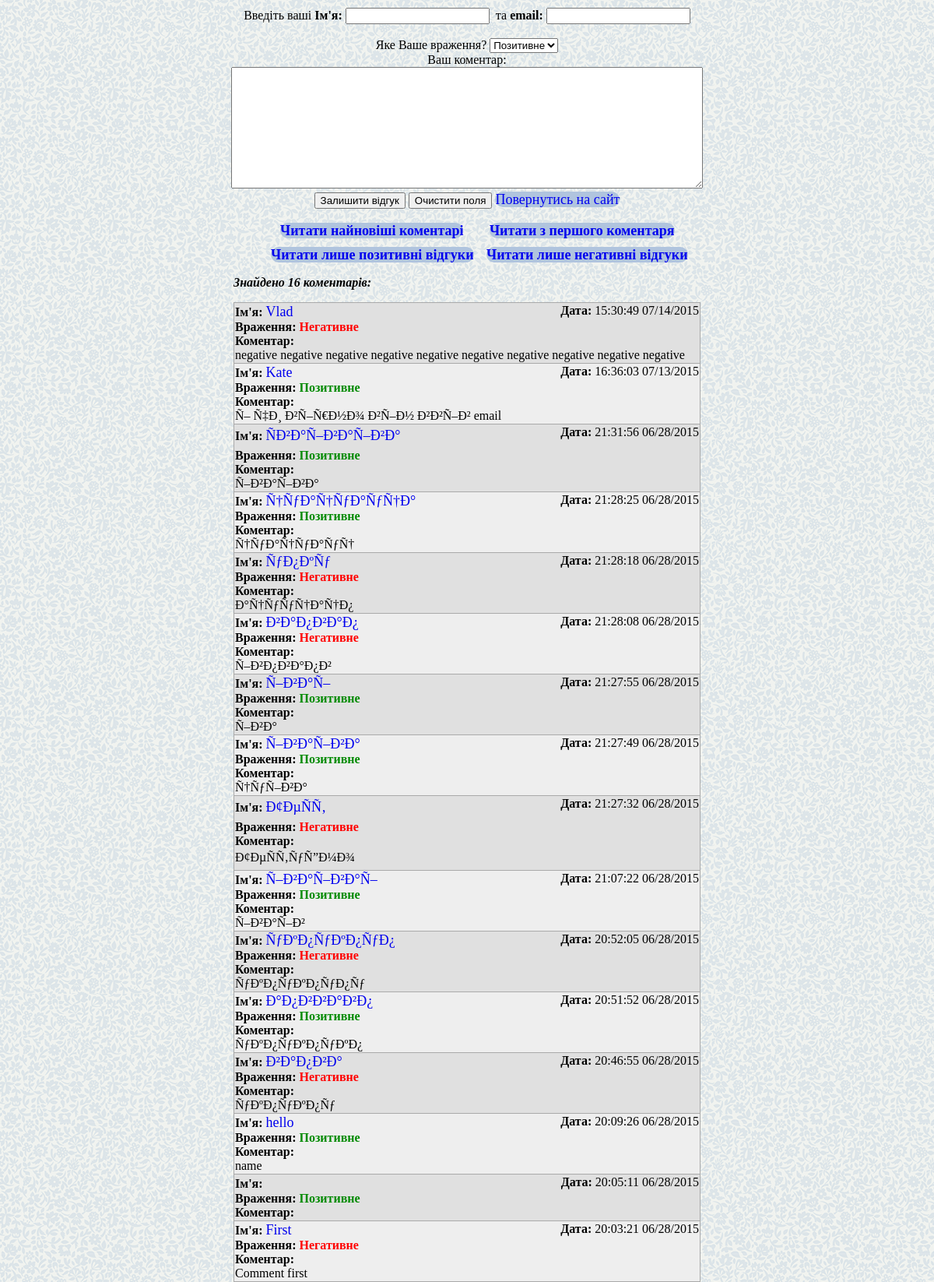
The page / on the database its author committed.
### tables this page shows
CREATE TABLE IF NOT EXISTS `guestbook` (
  `autoID` int(10) unsigned NOT NULL AUTO_INCREMENT,
  `name` varchar(64) DEFAULT NULL,
  `email` varchar(64) DEFAULT NULL,
  `comment` text,
  `response` varchar(15) DEFAULT NULL,
  `date_auto` int(10) unsigned DEFAULT NULL,
  PRIMARY KEY (`autoID`)
);

### functions.php (the view, shortened to what this page needs)
<?php
function get_responses() {
	$host = 'localhost';
	$user = 'root';
	$pass = 'usbw';
	$port = '3307';
	$connection = mysql_connect($host, $user, $pass, $port);
			$query1 = "SELECT * FROM guestbook ORDER BY date_auto DESC";
			$query2 = "SELECT * FROM guestbook ORDER BY date_auto";
			$query3 = "SELECT * FROM guestbook WHERE response = 'Good' ORDER BY date_auto";
			$query4 = "SELECT * FROM guestbook WHERE response = 'Bad' ORDER BY date_auto";
			if (isset($_GET['response'])){
				switch ($_GET['response']){
					case 'ordinary': $query = $query2;
					break;
					case 'good': $query = $query3;
					break;
					case 'bad': $query = $query4;
					break;
				}
			}	else { $query = $query1; }
				$result = mysql_query($query, $connection);
				$num_row = mysql_num_rows($result);
				echo '<div id="num_row"><p>Знайдено ' . $num_row . ' коментарів:</p></div>';
				for ($i = 0; $i < $num_row; $i++)
				{
					$name = mysql_result($result, $i, "name");
					$email = mysql_result($result, $i, "email");
					$response = mysql_result($result, $i, "response");
					$comment = mysql_result($result, $i, "comment");
					$date = mysql_result($result, $i, "date_auto");
					$show_date = date("H:i:s m/d/Y", $date);
					if ($i % 2)
					{
						$bg_color = "#EEEEEE";
					}
					else
					{
						$bg_color = "#E0E0E0";
					}
					if($response == 'Bad')
					{
						$colour = "#FF0000";
						$response = "Негативне";
					}
					else
					{
						$colour = "#008B00";
						$response = "Позитивне";
					}
					echo	'<tr>
							<td width = "100%" bgcolor=" ' . $bg_color . ' ">';
								echo '<b>Ім\'я:</b> <a href="mailto:' . $email . '">' . $name . '</a>';
								echo '<span id="date"><b>Дата: </b> ' . $show_date . '</span>';
								echo '<br /><b>Враження:<span style="color: ' . $colour . ' "> ' . $response . '</span></b>';
								echo '<br /><b>Коментар:</b><br />' . $comment . '
							</td>
						</tr>
					';
				}
}

### index.php (shortened to what this page needs)
<?php
require_once( __DIR__ . '/functions.php');
?>
<!doctype html>
<html lang="en">
<head>
	<link href="style.css" type="text/css" rel="stylesheet">
</head>
<body>
	<div id="form">
		<form onsubmit = "return checkForm(this)" method = "POST">
			Введіть ваші <b>Ім'я:</b> <input type = "text" name = "txt_name" id = "name" />&nbsp;
			та <b>email:</b> <input type = "text" name = "txt_email" id = "email" /><br /><br />
			Яке Ваше враження?
			<select name = "txt_response" id = "response">
				<option selected value="Good">Позитивне</option>
			</select><br />
			Ваш коментар:<br />
			<textarea style = "width: 50%" rows=10 name = "txt_comment" id = "comment" ></textarea>
			<div id="formButtons">
				<input type = "submit"  value = "Залишити відгук" onclick = "senddata();" id = "submit" />
				<input type = "reset"  value = "Очистити поля" />
				<a href="http://www.sendflowers.ua/">Повернутись на сайт</a>
			</div>
		</form>
	</div>
	<br />
	<div class="queryType">
		<div id="queryType1">
			<a href="<?= $_SERVER['PHP_SELF'] ?>"> Читати найновіші коментарі </a>
		</div>
		<div id="queryType2">
			<a href="<?= $_SERVER['PHP_SELF'] ?>?response=ordinary"> Читати з першого коментаря </a>
		</div>
	</div>
	<div class="queryType">
		<div id="queryType3">
			<a href="<?= $_SERVER['PHP_SELF'] ?>?response=good"> Читати лише позитивні відгуки </a>
		</div>
		<div id="queryType4">
			<a href="<?= $_SERVER['PHP_SELF'] ?>?response=bad"> Читати лише негативні відгуки </a>
		</div>
	</div>
	<div id="responses">
		<table>
			<?php
				get_responses();
			?>
		</table>
	</div>
</body>
</html>

### style.css (style rules this page uses)
body { background-image: url(img/sf_bg.PNG); background-color: #D3D3D3; margin: 0; padding: 0; margin-top: 10px; }
a { background: #B0C4DE; border-radius: 10px; font-size: 18px; text-decoration: none; }
#form { text-align: center; }
#formButtons { text-align: center; }
.queryType { text-align: center; font-weight: bold; display: inline; }
#queryType1 { float: left; margin-left: 30%; margin-bottom: 10px; }
#queryType2 { float: lright; margin-right: 25%; margin-bottom: 10px; }
#queryType3 { float: left; margin-left: 29%; }
#queryType4 { float: lright; margin-right: 25%; }
#num_row { text-align: left; margin-left: 25%; width: 50%; }
#num_row p { font-style: italic; font-weight: 600; }
#responses { text-align: left; }
#responses a { background: none; }
#responses table { background-color: #AAAAAA; border: 0; width: 50%; border-spacing: 1px; margin-left: 25%; }
#date { float: right; }

### rows shown on the page
guestbook: name "Vlad", date_auto "15:30:49 07/14/2015", response "Негативне", comment "negative negative negative negative negative negative negative negative negative negative"
guestbook: name "Kate", date_auto "16:36:03 07/13/2015", response "Позитивне", comment "Ñ– Ñ‡Ð¸ Ð²Ñ–Ñ€Ð½Ð¾ Ð²Ñ–Ð½ Ð²Ð²Ñ–Ð² email"
guestbook: name "ÑÐ²Ð°Ñ–Ð²Ð°Ñ–Ð²Ð°", date_auto "21:31:56 06/28/2015", response "Позитивне", comment "Ñ–Ð²Ð°Ñ–Ð²Ð°"
guestbook: name "Ñ†ÑƒÐ°Ñ†ÑƒÐ°ÑƒÑ†Ð°", date_auto "21:28:25 06/28/2015", response "Позитивне", comment "Ñ†ÑƒÐ°Ñ†ÑƒÐ°ÑƒÑ†"
guestbook: name "ÑƒÐ¿ÐºÑƒ", date_auto "21:28:18 06/28/2015", response "Негативне", comment "Ð°Ñ†ÑƒÑƒÑ†Ð°Ñ†Ð¿"
guestbook: name "Ð²Ð°Ð¿Ð²Ð°Ð¿", date_auto "21:28:08 06/28/2015", response "Негативне", comment "Ñ–Ð²Ð¿Ð²Ð°Ð¿Ð²"
guestbook: name "Ñ–Ð²Ð°Ñ–", date_auto "21:27:55 06/28/2015", response "Позитивне", comment "Ñ–Ð²Ð°"
guestbook: name "Ñ–Ð²Ð°Ñ–Ð²Ð°", date_auto "21:27:49 06/28/2015", response "Позитивне", comment "Ñ†ÑƒÑ–Ð²Ð°"
guestbook: name "Ð¢ÐµÑÑ‚", date_auto "21:27:32 06/28/2015", response "Негативне", comment "Ð¢ÐµÑÑ‚ÑƒÑ”Ð¼Ð¾"
guestbook: name "Ñ–Ð²Ð°Ñ–Ð²Ð°Ñ–", date_auto "21:07:22 06/28/2015", response "Позитивне", comment "Ñ–Ð²Ð°Ñ–Ð²"
guestbook: name "ÑƒÐºÐ¿ÑƒÐºÐ¿ÑƒÐ¿", date_auto "20:52:05 06/28/2015", response "Негативне", comment "ÑƒÐºÐ¿ÑƒÐºÐ¿ÑƒÐ¿Ñƒ"
guestbook: name "Ð°Ð¿Ð²Ð²Ð°Ð²Ð¿", date_auto "20:51:52 06/28/2015", response "Позитивне", comment "ÑƒÐºÐ¿ÑƒÐºÐ¿ÑƒÐºÐ¿"
guestbook: name "Ð²Ð°Ð¿Ð²Ð°", date_auto "20:46:55 06/28/2015", response "Негативне", comment "ÑƒÐºÐ¿ÑƒÐºÐ¿Ñƒ"
guestbook: name "hello", date_auto "20:09:26 06/28/2015", response "Позитивне", comment "name"
guestbook: date_auto "20:05:11 06/28/2015", response "Позитивне"
guestbook: name "First", date_auto "20:03:21 06/28/2015", response "Негативне", comment "Comment first"

### other values the page prints
$num_row "16"
